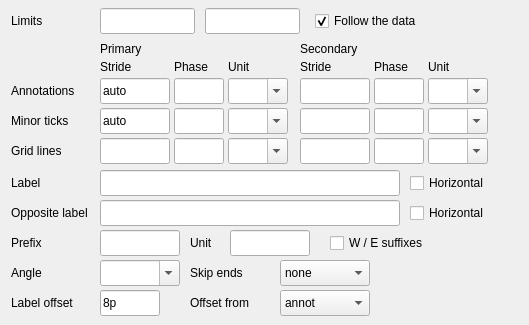
   <widget class="QWidget" name="tabX">
    <attribute name="title">
     <string>X axis</string>
    </attribute>
    <widget class="QLabel" name="lblXLimits">
     <property name="geometry">
      <rect>
       <x>11</x>
       <y>8</y>
       <width>85</width>
       <height>26</height>
      </rect>
     </property>
     <property name="text">
      <string>Limits</string>
     </property>
    </widget>
    <widget class="QLineEdit" name="editXmin">
     <property name="geometry">
      <rect>
       <x>100</x>
       <y>8</y>
       <width>95</width>
       <height>26</height>
      </rect>
     </property>
     <property name="toolTip">
      <string>-R: X minimum.</string>
     </property>
     <property name="text">
      <string/>
     </property>
     <property name="gmtKey" stdset="0">
      <string>-R</string>
     </property>
     <property name="gmtPart" stdset="0">
      <string>xmin</string>
     </property>
    </widget>
    <widget class="QLineEdit" name="editXmax">
     <property name="geometry">
      <rect>
       <x>205</x>
       <y>8</y>
       <width>95</width>
       <height>26</height>
      </rect>
     </property>
     <property name="toolTip">
      <string>-R: X maximum.</string>
     </property>
     <property name="text">
      <string/>
     </property>
     <property name="gmtKey" stdset="0">
      <string>-R</string>
     </property>
     <property name="gmtPart" stdset="0">
      <string>xmax</string>
     </property>
    </widget>
    <widget class="QCheckBox" name="chkDataLimitsX">
     <property name="geometry">
      <rect>
       <x>315</x>
       <y>8</y>
       <width>205</width>
       <height>26</height>
      </rect>
     </property>
     <property name="toolTip">
      <string>-R from the raster itself: this axis spans exactly the dataset's own X limits. Uncheck to type your own.</string>
     </property>
     <property name="text">
      <string>Follow the data</string>
     </property>
     <property name="checked">
      <bool>true</bool>
     </property>
     <property name="gmtKey" stdset="0">
      <string>-R</string>
     </property>
     <property name="gmtPart" stdset="0">
      <string>xauto</string>
     </property>
    </widget>
    <widget class="QLabel" name="lblXHdrP">
     <property name="geometry">
      <rect>
       <x>100</x>
       <y>40</y>
       <width>188</width>
       <height>18</height>
      </rect>
     </property>
     <property name="toolTip">
      <string>-Bpx: the annotations closest to the axis.</string>
     </property>
     <property name="text">
      <string>Primary</string>
     </property>
    </widget>
    <widget class="QLabel" name="lblXHdrS">
     <property name="geometry">
      <rect>
       <x>300</x>
       <y>40</y>
       <width>188</width>
       <height>18</height>
      </rect>
     </property>
     <property name="toolTip">
      <string>-Bsx: a second level further from the axis (mostly for time axes); its intervals must be longer than the primary ones.</string>
     </property>
     <property name="text">
      <string>Secondary</string>
     </property>
    </widget>
    <widget class="QLabel" name="lblXPStride">
     <property name="geometry">
      <rect>
       <x>100</x>
       <y>58</y>
       <width>70</width>
       <height>18</height>
      </rect>
     </property>
     <property name="text">
      <string>Stride</string>
     </property>
    </widget>
    <widget class="QLabel" name="lblXPPhase">
     <property name="geometry">
      <rect>
       <x>174</x>
       <y>58</y>
       <width>50</width>
       <height>18</height>
      </rect>
     </property>
     <property name="text">
      <string>Phase</string>
     </property>
    </widget>
    <widget class="QLabel" name="lblXPUnit">
     <property name="geometry">
      <rect>
       <x>228</x>
       <y>58</y>
       <width>60</width>
       <height>18</height>
      </rect>
     </property>
     <property name="text">
      <string>Unit</string>
     </property>
    </widget>
    <widget class="QLineEdit" name="editXPa">
     <property name="geometry">
      <rect>
       <x>100</x>
       <y>78</y>
       <width>70</width>
       <height>26</height>
      </rect>
     </property>
     <property name="toolTip">
      <string>-Bpxa: annotation and major tick spacing. auto = GMT chooses the spacing; empty box = not drawn.</string>
     </property>
     <property name="text">
      <string>auto</string>
     </property>
     <property name="gmtKey" stdset="0">
      <string>-Bpx</string>
     </property>
     <property name="gmtPart" stdset="0">
      <string>a</string>
     </property>
    </widget>
    <widget class="QLineEdit" name="editXPaPhase">
     <property name="geometry">
      <rect>
       <x>174</x>
       <y>78</y>
       <width>50</width>
       <height>26</height>
      </rect>
     </property>
     <property name="toolTip">
      <string>-Bpxa phase: shift this item by a signed amount, e.g. +0.5.</string>
     </property>
     <property name="text">
      <string/>
     </property>
     <property name="gmtKey" stdset="0">
      <string>-Bpx</string>
     </property>
     <property name="gmtPart" stdset="0">
      <string>a.phase</string>
     </property>
    </widget>
    <widget class="QComboBox" name="cmbXPaUnit">
     <property name="geometry">
      <rect>
       <x>228</x>
       <y>78</y>
       <width>60</width>
       <height>26</height>
      </rect>
     </property>
     <property name="toolTip">
      <string>-Bpxa unit: d / m / s = arc degrees, minutes, seconds on a map; Y y O o U u r K k D d R H h M m S s = the time units of GMT's -B. Empty = the axis' own units.</string>
     </property>
     <property name="editable">
      <bool>true</bool>
     </property>
     <property name="gmtKey" stdset="0">
      <string>-Bpx</string>
     </property>
     <property name="gmtPart" stdset="0">
      <string>a.unit</string>
     </property>
    </widget>
    <widget class="QLineEdit" name="editXPf">
     <property name="geometry">
      <rect>
       <x>100</x>
       <y>108</y>
       <width>70</width>
       <height>26</height>
      </rect>
     </property>
     <property name="toolTip">
      <string>-Bpxf: minor tick spacing. auto = GMT chooses the spacing; empty box = not drawn.</string>
     </property>
     <property name="text">
      <string>auto</string>
     </property>
     <property name="gmtKey" stdset="0">
      <string>-Bpx</string>
     </property>
     <property name="gmtPart" stdset="0">
      <string>f</string>
     </property>
    </widget>
    <widget class="QLineEdit" name="editXPfPhase">
     <property name="geometry">
      <rect>
       <x>174</x>
       <y>108</y>
       <width>50</width>
       <height>26</height>
      </rect>
     </property>
     <property name="toolTip">
      <string>-Bpxf phase: shift this item by a signed amount, e.g. +0.5.</string>
     </property>
     <property name="text">
      <string/>
     </property>
     <property name="gmtKey" stdset="0">
      <string>-Bpx</string>
     </property>
     <property name="gmtPart" stdset="0">
      <string>f.phase</string>
     </property>
    </widget>
    <widget class="QComboBox" name="cmbXPfUnit">
     <property name="geometry">
      <rect>
       <x>228</x>
       <y>108</y>
       <width>60</width>
       <height>26</height>
      </rect>
     </property>
     <property name="toolTip">
      <string>-Bpxf unit: d / m / s = arc degrees, minutes, seconds on a map; Y y O o U u r K k D d R H h M m S s = the time units of GMT's -B. Empty = the axis' own units.</string>
     </property>
     <property name="editable">
      <bool>true</bool>
     </property>
     <property name="gmtKey" stdset="0">
      <string>-Bpx</string>
     </property>
     <property name="gmtPart" stdset="0">
      <string>f.unit</string>
     </property>
    </widget>
    <widget class="QLineEdit" name="editXPg">
     <property name="geometry">
      <rect>
       <x>100</x>
       <y>138</y>
       <width>70</width>
       <height>26</height>
      </rect>
     </property>
     <property name="toolTip">
      <string>-Bpxg: grid line spacing. auto = GMT chooses the spacing; empty box = not drawn.</string>
     </property>
     <property name="text">
      <string/>
     </property>
     <property name="gmtKey" stdset="0">
      <string>-Bpx</string>
     </property>
     <property name="gmtPart" stdset="0">
      <string>g</string>
     </property>
    </widget>
    <widget class="QLineEdit" name="editXPgPhase">
     <property name="geometry">
      <rect>
       <x>174</x>
       <y>138</y>
       <width>50</width>
       <height>26</height>
      </rect>
     </property>
     <property name="toolTip">
      <string>-Bpxg phase: shift this item by a signed amount, e.g. +0.5.</string>
     </property>
     <property name="text">
      <string/>
     </property>
     <property name="gmtKey" stdset="0">
      <string>-Bpx</string>
     </property>
     <property name="gmtPart" stdset="0">
      <string>g.phase</string>
     </property>
    </widget>
    <widget class="QComboBox" name="cmbXPgUnit">
     <property name="geometry">
      <rect>
       <x>228</x>
       <y>138</y>
       <width>60</width>
       <height>26</height>
      </rect>
     </property>
     <property name="toolTip">
      <string>-Bpxg unit: d / m / s = arc degrees, minutes, seconds on a map; Y y O o U u r K k D d R H h M m S s = the time units of GMT's -B. Empty = the axis' own units.</string>
     </property>
     <property name="editable">
      <bool>true</bool>
     </property>
     <property name="gmtKey" stdset="0">
      <string>-Bpx</string>
     </property>
     <property name="gmtPart" stdset="0">
      <string>g.unit</string>
     </property>
    </widget>
    <widget class="QLabel" name="lblXSStride">
     <property name="geometry">
      <rect>
       <x>300</x>
       <y>58</y>
       <width>70</width>
       <height>18</height>
      </rect>
     </property>
     <property name="text">
      <string>Stride</string>
     </property>
    </widget>
    <widget class="QLabel" name="lblXSPhase">
     <property name="geometry">
      <rect>
       <x>374</x>
       <y>58</y>
       <width>50</width>
       <height>18</height>
      </rect>
     </property>
     <property name="text">
      <string>Phase</string>
     </property>
    </widget>
    <widget class="QLabel" name="lblXSUnit">
     <property name="geometry">
      <rect>
       <x>428</x>
       <y>58</y>
       <width>60</width>
       <height>18</height>
      </rect>
     </property>
     <property name="text">
      <string>Unit</string>
     </property>
    </widget>
    <widget class="QLineEdit" name="editXSa">
     <property name="geometry">
      <rect>
       <x>300</x>
       <y>78</y>
       <width>70</width>
       <height>26</height>
      </rect>
     </property>
     <property name="toolTip">
      <string>-Bsxa: annotation and major tick spacing. auto = GMT chooses the spacing; empty box = not drawn.</string>
     </property>
     <property name="text">
      <string/>
     </property>
     <property name="gmtKey" stdset="0">
      <string>-Bsx</string>
     </property>
     <property name="gmtPart" stdset="0">
      <string>a</string>
     </property>
    </widget>
    <widget class="QLineEdit" name="editXSaPhase">
     <property name="geometry">
      <rect>
       <x>374</x>
       <y>78</y>
       <width>50</width>
       <height>26</height>
      </rect>
     </property>
     <property name="toolTip">
      <string>-Bsxa phase: shift this item by a signed amount, e.g. +0.5.</string>
     </property>
     <property name="text">
      <string/>
     </property>
     <property name="gmtKey" stdset="0">
      <string>-Bsx</string>
     </property>
     <property name="gmtPart" stdset="0">
      <string>a.phase</string>
     </property>
    </widget>
    <widget class="QComboBox" name="cmbXSaUnit">
     <property name="geometry">
      <rect>
       <x>428</x>
       <y>78</y>
       <width>60</width>
       <height>26</height>
      </rect>
     </property>
     <property name="toolTip">
      <string>-Bsxa unit: d / m / s = arc degrees, minutes, seconds on a map; Y y O o U u r K k D d R H h M m S s = the time units of GMT's -B. Empty = the axis' own units.</string>
     </property>
     <property name="editable">
      <bool>true</bool>
     </property>
     <property name="gmtKey" stdset="0">
      <string>-Bsx</string>
     </property>
     <property name="gmtPart" stdset="0">
      <string>a.unit</string>
     </property>
    </widget>
    <widget class="QLineEdit" name="editXSf">
     <property name="geometry">
      <rect>
       <x>300</x>
       <y>108</y>
       <width>70</width>
       <height>26</height>
      </rect>
     </property>
     <property name="toolTip">
      <string>-Bsxf: minor tick spacing. auto = GMT chooses the spacing; empty box = not drawn.</string>
     </property>
     <property name="text">
      <string/>
     </property>
     <property name="gmtKey" stdset="0">
      <string>-Bsx</string>
     </property>
     <property name="gmtPart" stdset="0">
      <string>f</string>
     </property>
    </widget>
    <widget class="QLineEdit" name="editXSfPhase">
     <property name="geometry">
      <rect>
       <x>374</x>
       <y>108</y>
       <width>50</width>
       <height>26</height>
      </rect>
     </property>
     <property name="toolTip">
      <string>-Bsxf phase: shift this item by a signed amount, e.g. +0.5.</string>
     </property>
     <property name="text">
      <string/>
     </property>
     <property name="gmtKey" stdset="0">
      <string>-Bsx</string>
     </property>
     <property name="gmtPart" stdset="0">
      <string>f.phase</string>
     </property>
    </widget>
    <widget class="QComboBox" name="cmbXSfUnit">
     <property name="geometry">
      <rect>
       <x>428</x>
       <y>108</y>
       <width>60</width>
       <height>26</height>
      </rect>
     </property>
     <property name="toolTip">
      <string>-Bsxf unit: d / m / s = arc degrees, minutes, seconds on a map; Y y O o U u r K k D d R H h M m S s = the time units of GMT's -B. Empty = the axis' own units.</string>
     </property>
     <property name="editable">
      <bool>true</bool>
     </property>
     <property name="gmtKey" stdset="0">
      <string>-Bsx</string>
     </property>
     <property name="gmtPart" stdset="0">
      <string>f.unit</string>
     </property>
    </widget>
    <widget class="QLineEdit" name="editXSg">
     <property name="geometry">
      <rect>
       <x>300</x>
       <y>138</y>
       <width>70</width>
       <height>26</height>
      </rect>
     </property>
     <property name="toolTip">
      <string>-Bsxg: grid line spacing. auto = GMT chooses the spacing; empty box = not drawn.</string>
     </property>
     <property name="text">
      <string/>
     </property>
     <property name="gmtKey" stdset="0">
      <string>-Bsx</string>
     </property>
     <property name="gmtPart" stdset="0">
      <string>g</string>
     </property>
    </widget>
    <widget class="QLineEdit" name="editXSgPhase">
     <property name="geometry">
      <rect>
       <x>374</x>
       <y>138</y>
       <width>50</width>
       <height>26</height>
      </rect>
     </property>
     <property name="toolTip">
      <string>-Bsxg phase: shift this item by a signed amount, e.g. +0.5.</string>
     </property>
     <property name="text">
      <string/>
     </property>
     <property name="gmtKey" stdset="0">
      <string>-Bsx</string>
     </property>
     <property name="gmtPart" stdset="0">
      <string>g.phase</string>
     </property>
    </widget>
    <widget class="QComboBox" name="cmbXSgUnit">
     <property name="geometry">
      <rect>
       <x>428</x>
       <y>138</y>
       <width>60</width>
       <height>26</height>
      </rect>
     </property>
     <property name="toolTip">
      <string>-Bsxg unit: d / m / s = arc degrees, minutes, seconds on a map; Y y O o U u r K k D d R H h M m S s = the time units of GMT's -B. Empty = the axis' own units.</string>
     </property>
     <property name="editable">
      <bool>true</bool>
     </property>
     <property name="gmtKey" stdset="0">
      <string>-Bsx</string>
     </property>
     <property name="gmtPart" stdset="0">
      <string>g.unit</string>
     </property>
    </widget>
    <widget class="QLabel" name="lblXAnn">
     <property name="geometry">
      <rect>
       <x>11</x>
       <y>78</y>
       <width>85</width>
       <height>26</height>
      </rect>
     </property>
     <property name="text">
      <string>Annotations</string>
     </property>
    </widget>
    <widget class="QLabel" name="lblXTick">
     <property name="geometry">
      <rect>
       <x>11</x>
       <y>108</y>
       <width>85</width>
       <height>26</height>
      </rect>
     </property>
     <property name="text">
      <string>Minor ticks</string>
     </property>
    </widget>
    <widget class="QLabel" name="lblXGrid">
     <property name="geometry">
      <rect>
       <x>11</x>
       <y>138</y>
       <width>85</width>
       <height>26</height>
      </rect>
     </property>
     <property name="text">
      <string>Grid lines</string>
     </property>
    </widget>
    <widget class="QLabel" name="lblXLabel">
     <property name="geometry">
      <rect>
       <x>11</x>
       <y>170</y>
       <width>85</width>
       <height>26</height>
      </rect>
     </property>
     <property name="text">
      <string>Label</string>
     </property>
    </widget>
    <widget class="QLineEdit" name="editXLabel">
     <property name="geometry">
      <rect>
       <x>100</x>
       <y>170</y>
       <width>300</width>
       <height>26</height>
      </rect>
     </property>
     <property name="toolTip">
      <string>-Bx+l: the name written along the X axis (Cartesian).</string>
     </property>
     <property name="text">
      <string/>
     </property>
     <property name="gmtKey" stdset="0">
      <string>-Bx</string>
     </property>
     <property name="gmtPart" stdset="0">
      <string>label</string>
     </property>
    </widget>
    <widget class="QCheckBox" name="chkXLabelH">
     <property name="geometry">
      <rect>
       <x>410</x>
       <y>170</y>
       <width>110</width>
       <height>26</height>
      </rect>
     </property>
     <property name="toolTip">
      <string>-Bx+L: write the label horizontally (useful for short y labels).</string>
     </property>
     <property name="text">
      <string>Horizontal</string>
     </property>
     <property name="gmtKey" stdset="0">
      <string>-Bx</string>
     </property>
     <property name="gmtPart" stdset="0">
      <string>labelH</string>
     </property>
    </widget>
    <widget class="QLabel" name="lblXSecLabel">
     <property name="geometry">
      <rect>
       <x>11</x>
       <y>200</y>
       <width>85</width>
       <height>26</height>
      </rect>
     </property>
     <property name="text">
      <string>Opposite label</string>
     </property>
    </widget>
    <widget class="QLineEdit" name="editXSecLabel">
     <property name="geometry">
      <rect>
       <x>100</x>
       <y>200</y>
       <width>300</width>
       <height>26</height>
      </rect>
     </property>
     <property name="toolTip">
      <string>-Bx+s: a different label for the opposite (right or upper) axis (Cartesian).</string>
     </property>
     <property name="text">
      <string/>
     </property>
     <property name="gmtKey" stdset="0">
      <string>-Bx</string>
     </property>
     <property name="gmtPart" stdset="0">
      <string>seclabel</string>
     </property>
    </widget>
    <widget class="QCheckBox" name="chkXSecLabelH">
     <property name="geometry">
      <rect>
       <x>410</x>
       <y>200</y>
       <width>110</width>
       <height>26</height>
      </rect>
     </property>
     <property name="toolTip">
      <string>-Bx+S: write the opposite label horizontally.</string>
     </property>
     <property name="text">
      <string>Horizontal</string>
     </property>
     <property name="gmtKey" stdset="0">
      <string>-Bx</string>
     </property>
     <property name="gmtPart" stdset="0">
      <string>seclabelH</string>
     </property>
    </widget>
    <widget class="QLabel" name="lblXPrefix">
     <property name="geometry">
      <rect>
       <x>11</x>
       <y>230</y>
       <width>85</width>
       <height>26</height>
      </rect>
     </property>
     <property name="text">
      <string>Prefix</string>
     </property>
    </widget>
    <widget class="QLineEdit" name="editXPrefix">
     <property name="geometry">
      <rect>
       <x>100</x>
       <y>230</y>
       <width>80</width>
       <height>26</height>
      </rect>
     </property>
     <property name="toolTip">
      <string>-Bx+p: text put before every annotation, e.g. $ (Cartesian).</string>
     </property>
     <property name="text">
      <string/>
     </property>
     <property name="gmtKey" stdset="0">
      <string>-Bx</string>
     </property>
     <property name="gmtPart" stdset="0">
      <string>prefix</string>
     </property>
    </widget>
    <widget class="QLabel" name="lblXUnit">
     <property name="geometry">
      <rect>
       <x>190</x>
       <y>230</y>
       <width>40</width>
       <height>26</height>
      </rect>
     </property>
     <property name="text">
      <string>Unit</string>
     </property>
    </widget>
    <widget class="QLineEdit" name="editXUnit">
     <property name="geometry">
      <rect>
       <x>230</x>
       <y>230</y>
       <width>80</width>
       <height>26</height>
      </rect>
     </property>
     <property name="toolTip">
      <string>-Bx+u: text put after every annotation, e.g. km (Cartesian).</string>
     </property>
     <property name="text">
      <string/>
     </property>
     <property name="gmtKey" stdset="0">
      <string>-Bx</string>
     </property>
     <property name="gmtPart" stdset="0">
      <string>unit</string>
     </property>
    </widget>
    <widget class="QCheckBox" name="chkXFancy">
     <property name="geometry">
      <rect>
       <x>330</x>
       <y>230</y>
       <width>190</width>
       <height>26</height>
      </rect>
     </property>
     <property name="toolTip">
      <string>-Bx+f: geographic annotations carry W/E instead of a sign.</string>
     </property>
     <property name="text">
      <string>W / E suffixes</string>
     </property>
     <property name="gmtKey" stdset="0">
      <string>-Bx</string>
     </property>
     <property name="gmtPart" stdset="0">
      <string>fancy</string>
     </property>
    </widget>
    <widget class="QLabel" name="lblXAngle">
     <property name="geometry">
      <rect>
       <x>11</x>
       <y>260</y>
       <width>85</width>
       <height>26</height>
      </rect>
     </property>
     <property name="text">
      <string>Angle</string>
     </property>
    </widget>
    <widget class="QComboBox" name="cmbXAngle">
     <property name="geometry">
      <rect>
       <x>100</x>
       <y>260</y>
       <width>80</width>
       <height>26</height>
      </rect>
     </property>
     <property name="toolTip">
      <string>-Bx+a: slant of the annotations. parallel (+ap), normal (+an), or type an angle in -90..90 (Cartesian). Empty = MAP_ANNOT_ORTHO decides.</string>
     </property>
     <property name="editable">
      <bool>true</bool>
     </property>
     <property name="gmtKey" stdset="0">
      <string>-Bx</string>
     </property>
     <property name="gmtPart" stdset="0">
      <string>angle</string>
     </property>
     <item>
      <property name="text">
       <string/>
      </property>
     </item>
     <item>
      <property name="text">
       <string>parallel</string>
      </property>
     </item>
     <item>
      <property name="text">
       <string>normal</string>
      </property>
     </item>
    </widget>
    <widget class="QLabel" name="lblXEnds">
     <property name="geometry">
      <rect>
       <x>190</x>
       <y>260</y>
       <width>80</width>
       <height>26</height>
      </rect>
     </property>
     <property name="text">
      <string>Skip ends</string>
     </property>
    </widget>
    <widget class="QComboBox" name="cmbXEnds">
     <property name="geometry">
      <rect>
       <x>280</x>
       <y>260</y>
       <width>90</width>
       <height>26</height>
      </rect>
     </property>
     <property name="toolTip">
      <string>-Bx+e: leave out the annotations that fall exactly on the ends of the axis (both, or only the lower / upper one).</string>
     </property>
     <property name="gmtKey" stdset="0">
      <string>-Bx</string>
     </property>
     <property name="gmtPart" stdset="0">
      <string>ends</string>
     </property>
     <item>
      <property name="text">
       <string>none</string>
      </property>
     </item>
     <item>
      <property name="text">
       <string>both</string>
      </property>
     </item>
     <item>
      <property name="text">
       <string>lower</string>
      </property>
     </item>
     <item>
      <property name="text">
       <string>upper</string>
      </property>
     </item>
    </widget>
    <widget class="QLabel" name="lblXLabelOffset">
     <property name="geometry">
      <rect>
       <x>11</x>
       <y>290</y>
       <width>85</width>
       <height>26</height>
      </rect>
     </property>
     <property name="text">
      <string>Label offset</string>
     </property>
    </widget>
    <widget class="QLineEdit" name="editLabelOffsetX">
     <property name="geometry">
      <rect>
       <x>100</x>
       <y>290</y>
       <width>60</width>
       <height>26</height>
      </rect>
     </property>
     <property name="toolTip">
      <string>MAP_LABEL_OFFSET, x axis: distance from the annotations to the axis label.</string>
     </property>
     <property name="text">
      <string>8p</string>
     </property>
     <property name="gmtKey" stdset="0">
      <string>MAP_LABEL_OFFSET</string>
     </property>
     <property name="gmtPart" stdset="0">
      <string>x</string>
     </property>
    </widget>
    <widget class="QLabel" name="lblXLabelMode">
     <property name="geometry">
      <rect>
       <x>190</x>
       <y>290</y>
       <width>80</width>
       <height>26</height>
      </rect>
     </property>
     <property name="text">
      <string>Offset from</string>
     </property>
    </widget>
    <widget class="QComboBox" name="cmbLabelModeX">
     <property name="geometry">
      <rect>
       <x>280</x>
       <y>290</y>
       <width>90</width>
       <height>26</height>
      </rect>
     </property>
     <property name="toolTip">
      <string>MAP_LABEL_MODE, x axis: measure the label offset from the end of the annotations (annot) or from the axis itself (axis).</string>
     </property>
     <property name="gmtKey" stdset="0">
      <string>MAP_LABEL_MODE</string>
     </property>
     <property name="gmtPart" stdset="0">
      <string>x</string>
     </property>
     <item>
      <property name="text">
       <string>annot</string>
      </property>
     </item>
     <item>
      <property name="text">
       <string>axis</string>
      </property>
     </item>
    </widget>
   </widget>
